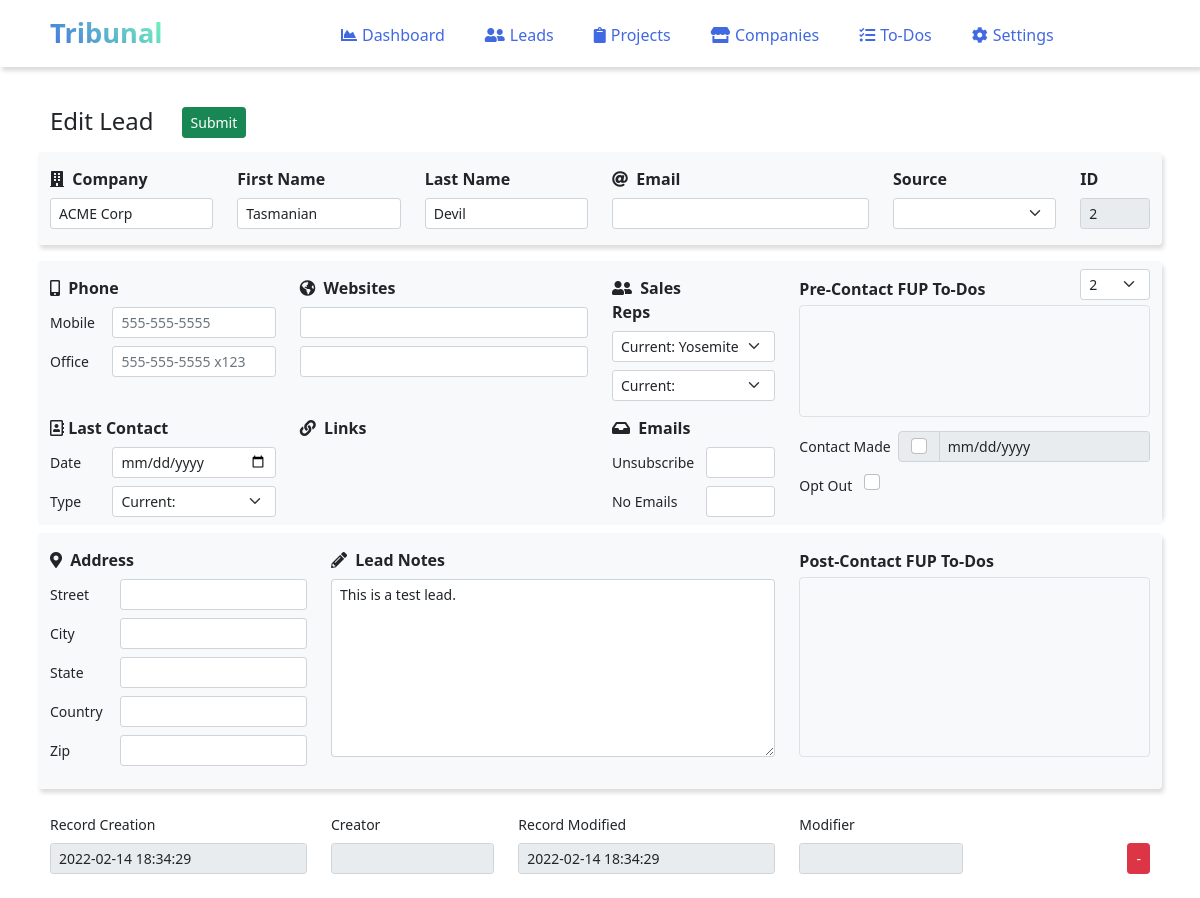
Page /leads.edit.php?id=2 on the committed database.
### tables this page shows
CREATE TABLE `leads` (
  `id` int(11) NOT NULL AUTO_INCREMENT,
  `companyID` int(11),
  `projectID` int(11),
  `co_name` varchar(255),
  `firstname` varchar(25) NOT NULL,
  `lastname` varchar(25),
  `phone1` varchar(25),
  `phone2` varchar(25),
  `rep1` varchar(30),
  `rep2` varchar(30),
  `email` varchar(30),
  `address_st` varchar(100),
  `address_city` varchar(25),
  `address_state` varchar(25),
  `address_country` varchar(25),
  `address_zip` varchar(15),
  `website1` varchar(50),
  `website2` varchar(50),
  `notes` text,
  `lastcontact_date` date,
  `lastcontact_type` varchar(20),
  `created_at` datetime DEFAULT current_timestamp(),
  `created_by` varchar(50),
  `modified_at` datetime on update current_timestamp() NOT NULL DEFAULT current_timestamp(),
  `modified_by` varchar(50),
  `source` varchar(25),
  `process` int(3),
  `contact_made` boolean,
  `contact_date` date,
  `opt_out` boolean,
  PRIMARY KEY (`id`)
);

### leads.edit.php (the view, shortened to what the rows shown need)
<?php
include 'inc/autoloader.inc.php'; include 'inc/config.inc.php';
include 'inc/header.inc.php'; include 'inc/nav.inc.php';
$object = new ViewLeads();
$lead = $object->showLeadEdit();
?>
<div class="col-11 mx-auto">
    <br>
    <form method="POST" action="" class="mb-4">
        <div class="row py-2 mb-3 bg-light rounded" style="box-shadow: 2px 4px 4px #ddd;">
            <div class="col-2">
                <div class="form-group">
                    <div class="">
                        <input type="text" name="co_name" class="form-control form-control-sm" value="<?php echo $lead['co_name']; ?>" >
                    </div>
                </div>
            </div>
            <div class="col-2">
                <div class="form-group">
                    <div class="">
                        <input type="text" name="firstname" class="form-control form-control-sm" value="<?php echo $lead['firstname']; ?>" >
                    </div>
                </div>
            </div>
            <div class="col-2">
                <div class="form-group">
                    <div class="">
                        <input type="text" name="lastname" class="form-control form-control-sm" value="<?php echo $lead['lastname']; ?>" >
                    </div>
                </div>
            </div>
            <div class="col-1 mb-2">
                <div class="form-group" >
                    <div class="">
                        <input type="text" name="id" class="form-control form-control-sm" value="<?php echo $lead['id']; ?>" readonly>
                    </div>
                </div>
            </div>
        </div>
        <div class="row py-2 mb-3 bg-light rounded" style="height:16em; box-shadow: 2px 4px 4px #ddd;">
            <div class="col-4 bg-light">
                <div class="form-group">
                    <div class="row mb-1">
                        <div class="col-3 text-end">
                            <select id="process" name="process" size="1" class="form-select form-select-sm" >
                                <option value="<?php echo $lead['process']; ?>"><?php echo $lead['process']; ?></option>
                            </select>
                        </div>
                    </div>
                </div>
                <div class="row">
                    <div class="input-group mb-2">
                        <div class="input-group-text rounded-start">
                            <input type="checkbox" name="contact_made" class="form-check-input mt-0" value="<?php echo $lead['contact_made']; ?>" aria-label="..." <?php if ($lead['contact_made'] == 1) echo "checked='checked'"; ?>>
                        </div>
                    </div>
                </div>
                <div class="row">
                    <div class="form-group">
                        <label for="opt_out" class="col-form-label-sm pe-2">Opt Out</label>
                        <input type="checkbox" name="opt_out" class="form-check-input" value="<?php echo $lead['opt_out']; ?>" aria-label="..." <?php if ($lead['opt_out'] == 1) echo "checked='checked'"; ?>>
                    </div>
                </div>
            </div>
        </div>
        <div class="row py-2 mb-3 bg-light rounded" style="height:16em; box-shadow: 2px 4px 4px #ddd;">
            <div class="col-5">
                <div class="form-group">
                    <div class="">
                        <textarea name="notes" class="form-control form-control-sm" rows="8" ><?php echo $lead['notes']; ?></textarea>
                    </div>
                </div>
            </div>
        </div>
        <div class="row mb-4">
            <div class="col-3">
                <div class="form-group">
                    <div>
                        <input type="text" name="created_at" class="form-control form-control-sm" value="<?php echo $lead['created_at']; ?>" readonly>
                    </div>
                </div>
            </div>
            <div class="col-3">
                <div class="form-group">
                    <div>
                        <input type="text" name="modified_at" class="form-control form-control-sm" value="<?php echo $lead['modified_at']; ?>" readonly>
                    </div>
                </div>
            </div>
        </div>
    </form>
</div>
<?php include 'inc/footer.inc.php'; ?>

### rows in the picture
leads: co_name "ACME Corp", firstname "Tasmanian", lastname "Devil", id "2", process "2", notes "This is a test lead.", created_at "2022-02-14 18:34:29", modified_at "2022-02-14 18:34:29"
